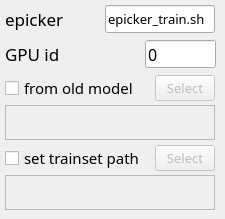
     <widget class="QWidget" name="tab">
      <property name="autoFillBackground">
       <bool>false</bool>
      </property>
      <attribute name="title">
       <string>Basic</string>
      </attribute>
      <widget class="QLineEdit" name="lineEdit_gpuid_train">
       <property name="geometry">
        <rect>
         <x>145</x>
         <y>40</y>
         <width>71</width>
         <height>28</height>
        </rect>
       </property>
       <property name="font">
        <font>
         <family>Agency FB</family>
         <pointsize>12</pointsize>
        </font>
       </property>
       <property name="text">
        <string>0</string>
       </property>
       <property name="alignment">
        <set>Qt::AlignLeading|Qt::AlignLeft|Qt::AlignVCenter</set>
       </property>
      </widget>
      <widget class="QLabel" name="label_epicker2">
       <property name="geometry">
        <rect>
         <x>5</x>
         <y>5</y>
         <width>90</width>
         <height>28</height>
        </rect>
       </property>
       <property name="font">
        <font>
         <family>Agency FB</family>
         <pointsize>13</pointsize>
         <weight>50</weight>
         <bold>false</bold>
        </font>
       </property>
       <property name="toolTip">
        <string>name of epicker script</string>
       </property>
       <property name="text">
        <string>epicker</string>
       </property>
      </widget>
      <widget class="QLineEdit" name="lineEdit_epicker_train">
       <property name="geometry">
        <rect>
         <x>105</x>
         <y>5</y>
         <width>110</width>
         <height>28</height>
        </rect>
       </property>
       <property name="font">
        <font>
         <family>Agency FB</family>
         <pointsize>10</pointsize>
        </font>
       </property>
       <property name="text">
        <string>epicker_train.sh</string>
       </property>
       <property name="alignment">
        <set>Qt::AlignLeading|Qt::AlignLeft|Qt::AlignVCenter</set>
       </property>
      </widget>
      <widget class="QLabel" name="label_gpu2">
       <property name="geometry">
        <rect>
         <x>5</x>
         <y>40</y>
         <width>100</width>
         <height>28</height>
        </rect>
       </property>
       <property name="font">
        <font>
         <family>Agency FB</family>
         <pointsize>13</pointsize>
         <weight>50</weight>
         <bold>false</bold>
        </font>
       </property>
       <property name="text">
        <string>GPU id</string>
       </property>
      </widget>
      <widget class="QTextEdit" name="Text_InputModel_train">
       <property name="enabled">
        <bool>false</bool>
       </property>
       <property name="geometry">
        <rect>
         <x>5</x>
         <y>105</y>
         <width>210</width>
         <height>35</height>
        </rect>
       </property>
       <property name="font">
        <font>
         <family>Agency FB</family>
         <pointsize>9</pointsize>
        </font>
       </property>
       <property name="frameShape">
        <enum>QFrame::StyledPanel</enum>
       </property>
       <property name="frameShadow">
        <enum>QFrame::Plain</enum>
       </property>
       <property name="readOnly">
        <bool>false</bool>
       </property>
       <property name="html">
        <string>&lt;!DOCTYPE HTML PUBLIC &quot;-//W3C//DTD HTML 4.0//EN&quot; &quot;http://www.w3.org/TR/REC-html40/strict.dtd&quot;&gt;
&lt;html&gt;&lt;head&gt;&lt;meta name=&quot;qrichtext&quot; content=&quot;1&quot; /&gt;&lt;style type=&quot;text/css&quot;&gt;
p, li { white-space: pre-wrap; }
&lt;/style&gt;&lt;/head&gt;&lt;body style=&quot; font-family:'Agency FB'; font-size:9pt; font-weight:400; font-style:normal;&quot;&gt;
&lt;p style=&quot;-qt-paragraph-type:empty; margin-top:0px; margin-bottom:0px; margin-left:0px; margin-right:0px; -qt-block-indent:0; text-indent:0px;&quot;&gt;&lt;br /&gt;&lt;/p&gt;&lt;/body&gt;&lt;/html&gt;</string>
       </property>
      </widget>
      <widget class="QCheckBox" name="checkBox_model">
       <property name="geometry">
        <rect>
         <x>5</x>
         <y>75</y>
         <width>150</width>
         <height>26</height>
        </rect>
       </property>
       <property name="font">
        <font>
         <family>Agency FB</family>
         <pointsize>11</pointsize>
        </font>
       </property>
       <property name="toolTip">
        <string>finetune from an existed model</string>
       </property>
       <property name="text">
        <string>from old model</string>
       </property>
      </widget>
      <widget class="QPushButton" name="Button_selectModel_train">
       <property name="enabled">
        <bool>false</bool>
       </property>
       <property name="geometry">
        <rect>
         <x>155</x>
         <y>75</y>
         <width>60</width>
         <height>26</height>
        </rect>
       </property>
       <property name="sizePolicy">
        <sizepolicy hsizetype="Preferred" vsizetype="Preferred">
         <horstretch>0</horstretch>
         <verstretch>0</verstretch>
        </sizepolicy>
       </property>
       <property name="font">
        <font>
         <family>Agency FB</family>
         <pointsize>10</pointsize>
        </font>
       </property>
       <property name="text">
        <string>Select</string>
       </property>
       <property name="checkable">
        <bool>false</bool>
       </property>
       <property name="flat">
        <bool>false</bool>
       </property>
      </widget>
      <widget class="QPushButton" name="Button_selectTrainset">
       <property name="enabled">
        <bool>false</bool>
       </property>
       <property name="geometry">
        <rect>
         <x>155</x>
         <y>145</y>
         <width>60</width>
         <height>26</height>
        </rect>
       </property>
       <property name="sizePolicy">
        <sizepolicy hsizetype="Preferred" vsizetype="Preferred">
         <horstretch>0</horstretch>
         <verstretch>0</verstretch>
        </sizepolicy>
       </property>
       <property name="font">
        <font>
         <family>Agency FB</family>
         <pointsize>10</pointsize>
        </font>
       </property>
       <property name="text">
        <string>Select</string>
       </property>
       <property name="checkable">
        <bool>false</bool>
       </property>
       <property name="flat">
        <bool>false</bool>
       </property>
      </widget>
      <widget class="QTextEdit" name="Text_trainset">
       <property name="enabled">
        <bool>false</bool>
       </property>
       <property name="geometry">
        <rect>
         <x>5</x>
         <y>175</y>
         <width>210</width>
         <height>35</height>
        </rect>
       </property>
       <property name="font">
        <font>
         <family>Agency FB</family>
         <pointsize>9</pointsize>
        </font>
       </property>
       <property name="frameShape">
        <enum>QFrame::StyledPanel</enum>
       </property>
       <property name="frameShadow">
        <enum>QFrame::Plain</enum>
       </property>
       <property name="readOnly">
        <bool>false</bool>
       </property>
       <property name="html">
        <string>&lt;!DOCTYPE HTML PUBLIC &quot;-//W3C//DTD HTML 4.0//EN&quot; &quot;http://www.w3.org/TR/REC-html40/strict.dtd&quot;&gt;
&lt;html&gt;&lt;head&gt;&lt;meta name=&quot;qrichtext&quot; content=&quot;1&quot; /&gt;&lt;style type=&quot;text/css&quot;&gt;
p, li { white-space: pre-wrap; }
&lt;/style&gt;&lt;/head&gt;&lt;body style=&quot; font-family:'Agency FB'; font-size:9pt; font-weight:400; font-style:normal;&quot;&gt;
&lt;p style=&quot;-qt-paragraph-type:empty; margin-top:0px; margin-bottom:0px; margin-left:0px; margin-right:0px; -qt-block-indent:0; text-indent:0px;&quot;&gt;&lt;br /&gt;&lt;/p&gt;&lt;/body&gt;&lt;/html&gt;</string>
       </property>
      </widget>
      <widget class="QCheckBox" name="checkBox_trainset">
       <property name="geometry">
        <rect>
         <x>5</x>
         <y>145</y>
         <width>150</width>
         <height>26</height>
        </rect>
       </property>
       <property name="font">
        <font>
         <family>Agency FB</family>
         <pointsize>11</pointsize>
        </font>
       </property>
       <property name="toolTip">
        <string>you can specify the path of trainset, by default use trainset id</string>
       </property>
       <property name="text">
        <string>set trainset path</string>
       </property>
      </widget>
     </widget>
